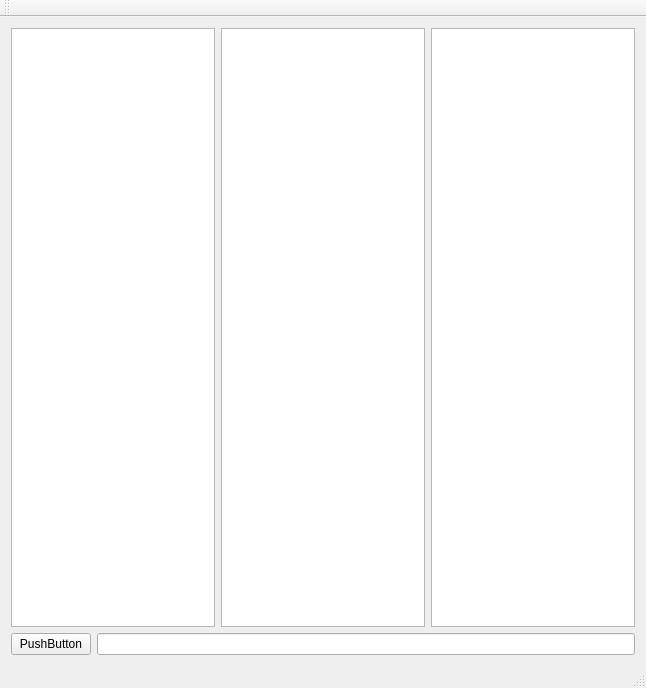
<?xml version="1.0" encoding="UTF-8"?>
<ui version="4.0">
 <class>MainWindow</class>
 <widget class="QMainWindow" name="MainWindow">
  <property name="geometry">
   <rect>
    <x>0</x>
    <y>0</y>
    <width>646</width>
    <height>688</height>
   </rect>
  </property>
  <property name="windowTitle">
   <string>MainWindow</string>
  </property>
  <widget class="QWidget" name="centralWidget">
   <layout class="QVBoxLayout" name="verticalLayout">
    <item>
     <layout class="QHBoxLayout" name="horizontalLayout">
      <item>
       <widget class="QListView" name="listView"/>
      </item>
      <item>
       <widget class="QTreeView" name="treeView"/>
      </item>
      <item>
       <widget class="QTableView" name="tableView"/>
      </item>
     </layout>
    </item>
    <item>
     <layout class="QHBoxLayout" name="horizontalLayout_2">
      <item>
       <widget class="QPushButton" name="pushButton">
        <property name="text">
         <string>PushButton</string>
        </property>
       </widget>
      </item>
      <item>
       <widget class="QLineEdit" name="lineEdit"/>
      </item>
     </layout>
    </item>
   </layout>
  </widget>
  <widget class="QMenuBar" name="menuBar">
   <property name="geometry">
    <rect>
     <x>0</x>
     <y>0</y>
     <width>646</width>
     <height>23</height>
    </rect>
   </property>
  </widget>
  <widget class="QToolBar" name="mainToolBar">
   <attribute name="toolBarArea">
    <enum>TopToolBarArea</enum>
   </attribute>
   <attribute name="toolBarBreak">
    <bool>false</bool>
   </attribute>
  </widget>
  <widget class="QStatusBar" name="statusBar"/>
 </widget>
 <layoutdefault spacing="6" margin="11"/>
 <resources/>
 <connections/>
</ui>
